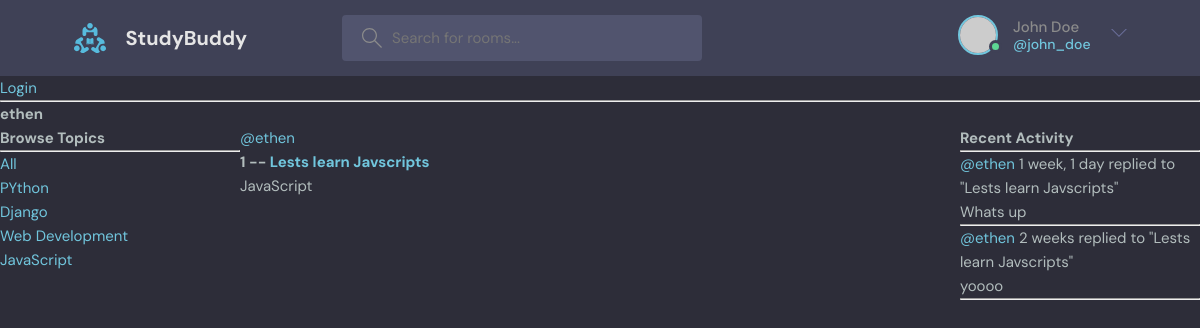
Page /profile/1/ on the committed database.
### base/models.py (models this page shows, shortened)
class Topic(models.Model):
    name = models.CharField(max_length=200)

class Room(models.Model):
    host=  models.ForeignKey(User, on_delete= models.SET_NULL, null= True)
    topic = models.ForeignKey(Topic, on_delete= models.SET_NULL, null= True)
    name = models.CharField(max_length=200)
    description = models.TextField(null=True, blank=True)
    participants = models.ManyToManyField(User, related_name='participants', blank=True)
    updated = models.DateTimeField(auto_now= True)
    created = models.DateTimeField(auto_now_add= True)
    class Meta:
          ordering = ['-updated', '-created']
    def __str__(self):
            return self.name

class Message(models.Model):
        user = models.ForeignKey(User, on_delete=models.CASCADE)
        room = models.ForeignKey(Room, on_delete= models.CASCADE)
        body = models.TextField()
        updated = models.DateTimeField(auto_now= True)
        created = models.DateTimeField(auto_now_add= True)
        class Meta:
          ordering = ['-updated', '-created']
        def __str__(self):
                return self.body[0:50]

### base/views.py (the view)
# urls.py: path('profile/<str:pk>/', views.userProfile, name="user-profile"),
def userProfile(request, pk):
    user = User.objects.get(id = pk)
    rooms = user.room_set.all()
    room_messages = user.message_set.all()
    topics = Topic.objects.all()
    context={'user': user, 'rooms' : rooms,
            'room_messages': room_messages, 'topics':topics}
    return render(request, 'base/profile.html', context)

### base/templates/base/profile.html (shortened to what this page needs)
{% extends 'main.html' %}
{% block content %}
<h1>{{user.username}}</h1>
<div class="profile-container">
    <div>
        {% include 'base/topic_component.html' %}
    </div>
    <div>
        {% include 'base/feed_component.html' %}
    </div>
    <div>
        {% include 'base/activity_component.html' %}
    </div>
</div>
{% endblock content %}

### base/templates/base/topic_component.html
<h3>Browse Topics</h3>
    <hr>
    <div>
        <a href="{% url 'home' %} ">All</a>
    </div>
    {% for topic in topics %}
    <div>
        <a href="{% url 'home' %}?q={{topic.name}}">{{topic.name}}</a>
    </div>
    {% endfor  %}

### base/templates/base/feed_component.html (shortened to what this page needs)
<div>
    {% for room in rooms %}
    <div>
      <a href ="{% url 'user-profile' room.host.id %}">@{{room.host.username}}</a>
      <h5>{{room.id}} -- <a href="{% url 'room' room.id %}">{{room.name}}</a></h5>
      <small>{{room.topic.name}}</small>
    </div>
    {% endfor %}
  </div>

### base/templates/base/activity_component.html (shortened to what this page needs)
<h3>Recent Activity</h3>
<hr>
{% for message in room_messages %}
<div >
  <small><a href ="{% url 'user-profile' message.user.id}">@{{message.user}}</a> {{message.created|timesince}}</small>
  <small> replied to "{{message.room}}"</small>
  <p>{{message}}</p>
  <hr>
</div>
{% endfor %}

### static/styles/style.css (style rules this page uses)
:root { --color-main: #71c6dd; --color-main-light: #e1f6fb; --color-dark: #3f4156; --color-dark-medium: #51546e; --color-dark-light: #696d97; --color-light: #e5e5e5; --color-gray: #8b8b8b; --color-light-gray: #b2bdbd; --color-bg: #2d2d39; --color-success: #5dd693; --color-error: #fc4b0b; }
* { font-family: "DM Sans", -apple-system, BlinkMacSystemFont, "Segoe UI", Roboto, Oxygen, Ubuntu, Cantarell, "Open Sans", "Helvetica Neue", sans-serif; margin: 0; padding: 0; box-sizing: border-box; text-rendering: optimizeLegibility; font-size: inherit; }
html { font-size: 56.25%; }
@media only screen and (min-width: 1200px) { html { font-size: 62.5%; } }
body { line-height: 1.6; font-weight: 400; font-size: 1.5rem; color: var(--color-light-gray); background-color: var(--color-bg); min-height: 100vh; }
a { display: inline-block; color: var(--color-main); text-decoration: none; }

### base/templates/base/profile.html (style rules this page uses)
.profile-container { display:grid; grid-template-columns: 1fr 3fr 1fr; }

### rows in the picture
Topic: name "PYthon"
Topic: name "Django"
Topic: name "Web Development"
Topic: name "JavaScript"
Room: host.username "ethen", id "1", name "Lests learn Javscripts", topic.name "JavaScript"
Message: user "ethen", created "1 week, 1 day", room "Lests learn Javscripts", body "Whats up"
Message: user "ethen", created "2 weeks", room "Lests learn Javscripts", body "yoooo"

### other values in the picture
{{ user.username }} "ethen"
